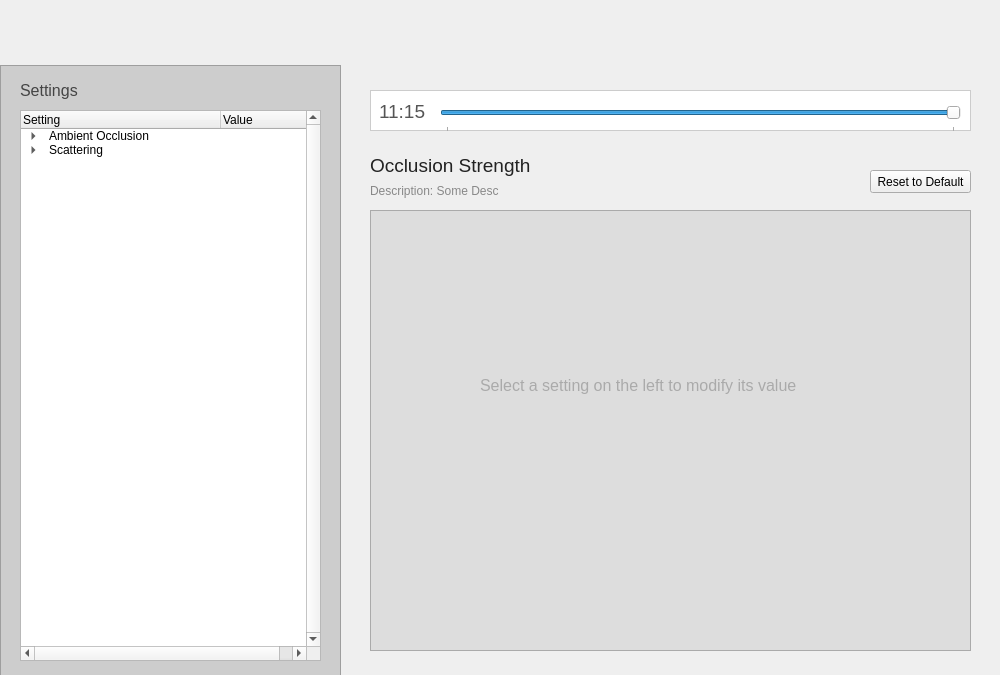
<?xml version="1.0" encoding="UTF-8"?>
<ui version="4.0">
 <class>MainWindow</class>
 <widget class="QMainWindow" name="MainWindow">
  <property name="geometry">
   <rect>
    <x>0</x>
    <y>0</y>
    <width>1000</width>
    <height>675</height>
   </rect>
  </property>
  <property name="minimumSize">
   <size>
    <width>1000</width>
    <height>675</height>
   </size>
  </property>
  <property name="maximumSize">
   <size>
    <width>1000</width>
    <height>675</height>
   </size>
  </property>
  <property name="windowTitle">
   <string>Day Time Editor</string>
  </property>
  <property name="windowIcon">
   <iconset resource="resources.qrc">
    <normaloff>:/res/res/icon.png</normaloff>:/res/res/icon.png</iconset>
  </property>
  <widget class="QWidget" name="centralwidget">
   <widget class="QLabel" name="label">
    <property name="geometry">
     <rect>
      <x>0</x>
      <y>0</y>
      <width>1000</width>
      <height>65</height>
     </rect>
    </property>
    <property name="minimumSize">
     <size>
      <width>0</width>
      <height>65</height>
     </size>
    </property>
    <property name="maximumSize">
     <size>
      <width>1001</width>
      <height>80</height>
     </size>
    </property>
    <property name="text">
     <string/>
    </property>
    <property name="pixmap">
     <pixmap resource="resources.qrc">:/res/res/daytime_editor_logo.png</pixmap>
    </property>
   </widget>
   <widget class="QTreeWidget" name="settings_tree">
    <property name="geometry">
     <rect>
      <x>20</x>
      <y>110</y>
      <width>301</width>
      <height>551</height>
     </rect>
    </property>
    <property name="verticalScrollBarPolicy">
     <enum>Qt::ScrollBarAlwaysOn</enum>
    </property>
    <property name="editTriggers">
     <set>QAbstractItemView::NoEditTriggers</set>
    </property>
    <property name="showDropIndicator" stdset="0">
     <bool>false</bool>
    </property>
    <property name="selectionBehavior">
     <enum>QAbstractItemView::SelectRows</enum>
    </property>
    <property name="indentation">
     <number>25</number>
    </property>
    <property name="rootIsDecorated">
     <bool>true</bool>
    </property>
    <property name="uniformRowHeights">
     <bool>false</bool>
    </property>
    <property name="itemsExpandable">
     <bool>true</bool>
    </property>
    <property name="animated">
     <bool>true</bool>
    </property>
    <property name="allColumnsShowFocus">
     <bool>false</bool>
    </property>
    <property name="wordWrap">
     <bool>true</bool>
    </property>
    <attribute name="headerCascadingSectionResizes">
     <bool>false</bool>
    </attribute>
    <attribute name="headerDefaultSectionSize">
     <number>200</number>
    </attribute>
    <column>
     <property name="text">
      <string>Setting</string>
     </property>
    </column>
    <column>
     <property name="text">
      <string>Value</string>
     </property>
    </column>
    <item>
     <property name="text">
      <string>Ambient Occlusion</string>
     </property>
     <property name="text">
      <string/>
     </property>
     <property name="flags">
      <set>ItemIsSelectable|ItemIsDragEnabled|ItemIsUserCheckable|ItemIsEnabled|ItemIsTristate</set>
     </property>
     <item>
      <property name="text">
       <string>Occlusion Strength</string>
      </property>
      <property name="text">
       <string>0.5</string>
      </property>
     </item>
    </item>
    <item>
     <property name="text">
      <string>Scattering</string>
     </property>
     <item>
      <property name="text">
       <string>Sun Height</string>
      </property>
      <property name="text">
       <string>0,4</string>
      </property>
     </item>
     <item>
      <property name="text">
       <string>Sun Angle</string>
      </property>
      <property name="text">
       <string>180 °</string>
      </property>
     </item>
     <item>
      <property name="text">
       <string>Sun Color</string>
      </property>
      <property name="text">
       <string>[128, 255, 100]</string>
      </property>
     </item>
    </item>
   </widget>
   <widget class="QFrame" name="frame_current_setting">
    <property name="geometry">
     <rect>
      <x>370</x>
      <y>150</y>
      <width>621</width>
      <height>521</height>
     </rect>
    </property>
    <property name="frameShape">
     <enum>QFrame::NoFrame</enum>
    </property>
    <property name="frameShadow">
     <enum>QFrame::Plain</enum>
    </property>
    <widget class="QLabel" name="lbl_current_setting">
     <property name="geometry">
      <rect>
       <x>0</x>
       <y>0</y>
       <width>221</width>
       <height>31</height>
      </rect>
     </property>
     <property name="font">
      <font>
       <pointsize>14</pointsize>
       <kerning>true</kerning>
      </font>
     </property>
     <property name="styleSheet">
      <string notr="true">color: #222;</string>
     </property>
     <property name="text">
      <string>Occlusion Strength</string>
     </property>
    </widget>
    <widget class="QPushButton" name="pushButton">
     <property name="geometry">
      <rect>
       <x>500</x>
       <y>20</y>
       <width>101</width>
       <height>23</height>
      </rect>
     </property>
     <property name="text">
      <string>Reset to Default</string>
     </property>
    </widget>
    <widget class="QFrame" name="frame_3">
     <property name="geometry">
      <rect>
       <x>0</x>
       <y>60</y>
       <width>601</width>
       <height>441</height>
      </rect>
     </property>
     <property name="styleSheet">
      <string notr="true">QFrame {
background: #ddd;border: 1px solid #aaa;
}</string>
     </property>
     <property name="frameShape">
      <enum>QFrame::StyledPanel</enum>
     </property>
     <property name="frameShadow">
      <enum>QFrame::Raised</enum>
     </property>
     <widget class="QWidget" name="verticalLayoutWidget">
      <property name="geometry">
       <rect>
        <x>0</x>
        <y>0</y>
        <width>591</width>
        <height>441</height>
       </rect>
      </property>
      <layout class="QVBoxLayout" name="prefab_edit_widget">
       <property name="spacing">
        <number>0</number>
       </property>
      </layout>
     </widget>
    </widget>
    <widget class="QLabel" name="lbl_setting_desc">
     <property name="geometry">
      <rect>
       <x>0</x>
       <y>30</y>
       <width>311</width>
       <height>21</height>
      </rect>
     </property>
     <property name="font">
      <font>
       <pointsize>9</pointsize>
      </font>
     </property>
     <property name="styleSheet">
      <string notr="true">color: #888;</string>
     </property>
     <property name="text">
      <string>Description: Some Desc</string>
     </property>
    </widget>
   </widget>
   <widget class="QFrame" name="frame_2">
    <property name="geometry">
     <rect>
      <x>0</x>
      <y>65</y>
      <width>341</width>
      <height>611</height>
     </rect>
    </property>
    <property name="styleSheet">
     <string notr="true">background: #cdcdcd; border-right: 1px solid #aaa;</string>
    </property>
    <property name="frameShape">
     <enum>QFrame::StyledPanel</enum>
    </property>
    <property name="frameShadow">
     <enum>QFrame::Raised</enum>
    </property>
    <widget class="QLabel" name="label_2">
     <property name="geometry">
      <rect>
       <x>20</x>
       <y>10</y>
       <width>121</width>
       <height>31</height>
      </rect>
     </property>
     <property name="font">
      <font>
       <pointsize>12</pointsize>
       <kerning>true</kerning>
      </font>
     </property>
     <property name="styleSheet">
      <string notr="true">color: #444; border: 0;</string>
     </property>
     <property name="text">
      <string>Settings</string>
     </property>
    </widget>
    <zorder>label_2</zorder>
    <zorder>settings_tree</zorder>
   </widget>
   <widget class="QFrame" name="frame_4">
    <property name="geometry">
     <rect>
      <x>370</x>
      <y>90</y>
      <width>601</width>
      <height>41</height>
     </rect>
    </property>
    <property name="styleSheet">
     <string notr="true">QFrame {background: #fff;border: 1px solid #ccc;}
QLabel {border: 0;}</string>
    </property>
    <property name="frameShape">
     <enum>QFrame::StyledPanel</enum>
    </property>
    <property name="frameShadow">
     <enum>QFrame::Plain</enum>
    </property>
    <widget class="QSlider" name="time_slider">
     <property name="geometry">
      <rect>
       <x>70</x>
       <y>11</y>
       <width>521</width>
       <height>31</height>
      </rect>
     </property>
     <property name="maximum">
      <number>5184000</number>
     </property>
     <property name="singleStep">
      <number>10000</number>
     </property>
     <property name="pageStep">
      <number>100000</number>
     </property>
     <property name="value">
      <number>2592000</number>
     </property>
     <property name="orientation">
      <enum>Qt::Horizontal</enum>
     </property>
     <property name="invertedControls">
      <bool>false</bool>
     </property>
     <property name="tickPosition">
      <enum>QSlider::TicksBelow</enum>
     </property>
     <property name="tickInterval">
      <number>864000</number>
     </property>
    </widget>
    <widget class="QLabel" name="time_label">
     <property name="geometry">
      <rect>
       <x>9</x>
       <y>6</y>
       <width>51</width>
       <height>31</height>
      </rect>
     </property>
     <property name="font">
      <font>
       <pointsize>14</pointsize>
       <weight>50</weight>
       <bold>false</bold>
      </font>
     </property>
     <property name="styleSheet">
      <string notr="true">color: #555;</string>
     </property>
     <property name="text">
      <string>11:15</string>
     </property>
    </widget>
   </widget>
   <widget class="QLabel" name="lbl_select_setting">
    <property name="geometry">
     <rect>
      <x>480</x>
      <y>370</y>
      <width>421</width>
      <height>31</height>
     </rect>
    </property>
    <property name="font">
     <font>
      <pointsize>12</pointsize>
     </font>
    </property>
    <property name="styleSheet">
     <string notr="true">color: #aaa;</string>
    </property>
    <property name="text">
     <string>Select a setting on the left to modify its value</string>
    </property>
   </widget>
   <zorder>frame_2</zorder>
   <zorder>label</zorder>
   <zorder>settings_tree</zorder>
   <zorder>frame_current_setting</zorder>
   <zorder>frame_4</zorder>
   <zorder>lbl_select_setting</zorder>
  </widget>
 </widget>
 <resources>
  <include location="resources.qrc"/>
 </resources>
 <connections/>
</ui>
